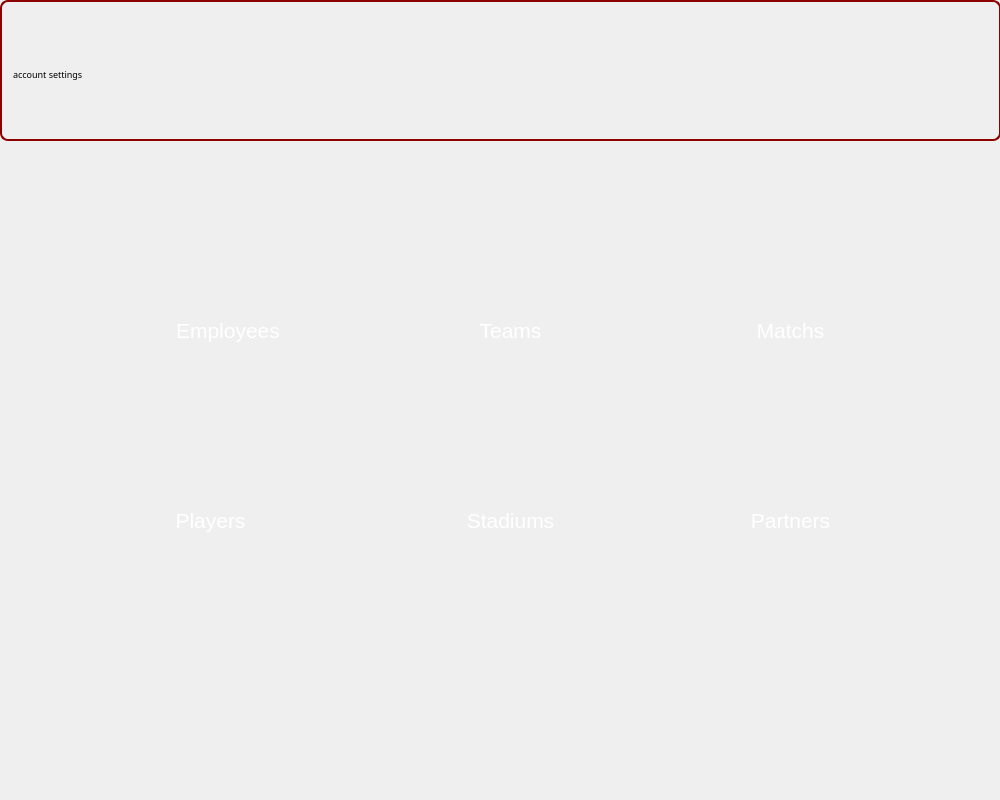
<?xml version="1.0" encoding="UTF-8"?>
<ui version="4.0">
 <class>homepage</class>
 <widget class="QWidget" name="homepage">
  <property name="geometry">
   <rect>
    <x>0</x>
    <y>0</y>
    <width>1000</width>
    <height>800</height>
   </rect>
  </property>
  <property name="windowTitle">
   <string>Form</string>
  </property>
  <property name="styleSheet">
   <string notr="true">background-color: qlineargradient(spread:pad, 
                                x1:0, y1:0, x2:0, y2:1, 
                                stop:0 rgba(6, 6, 6, 255), 
                                stop:0.41 rgba(56, 50, 52, 255), 
                                stop:1 rgba(34, 33, 33, 255));;
</string>
  </property>
  <widget class="QWidget" name="topBar" native="true">
   <property name="geometry">
    <rect>
     <x>0</x>
     <y>0</y>
     <width>1001</width>
     <height>141</height>
    </rect>
   </property>
   <property name="styleSheet">
    <string notr="true">QWidget#topBar{
    background: qlineargradient(spread:pad, 
                            x1:0, y1:0, x2:1, y2:1, 
                            stop:0 rgba(255, 0, 0, 255), 
                            stop:0.41 rgba(195, 22, 58, 255), 
                            stop:1 rgba(255, 117, 0, 255));
    border: 2px solid #8B0000;
    border-radius: 8px;
    padding: 5px;
    
    /* Fake shadow using an outline effect */
    box-shadow: 0px 4px 10px rgba(0, 0, 0, 0.5);

}</string>
   </property>
   <widget class="QPushButton" name="myAccountButton">
    <property name="geometry">
     <rect>
      <x>10</x>
      <y>10</y>
      <width>71</width>
      <height>61</height>
     </rect>
    </property>
    <property name="cursor">
     <cursorShape>PointingHandCursor</cursorShape>
    </property>
    <property name="styleSheet">
     <string notr="true">QPushButton {
    background: none;
    border: none;
}

QPushButton:hover {
    icon: url(:/textures/textures/myaccountIconHovered.png)
}
</string>
    </property>
    <property name="text">
     <string/>
    </property>
    <property name="icon">
     <iconset resource="resources.qrc">
      <normaloff>:/textures/textures/myaccountIcon.png</normaloff>:/textures/textures/myaccountIcon.png</iconset>
    </property>
    <property name="iconSize">
     <size>
      <width>50</width>
      <height>50</height>
     </size>
    </property>
   </widget>
   <widget class="QLabel" name="usernameLabel">
    <property name="geometry">
     <rect>
      <x>75</x>
      <y>25</y>
      <width>321</width>
      <height>31</height>
     </rect>
    </property>
    <property name="font">
     <font>
      <family>Azonix</family>
      <pointsize>12</pointsize>
     </font>
    </property>
    <property name="styleSheet">
     <string notr="true">background:none;
border:none;</string>
    </property>
    <property name="text">
     <string/>
    </property>
   </widget>
   <widget class="QLabel" name="accountSettingsLabel">
    <property name="geometry">
     <rect>
      <x>13</x>
      <y>64</y>
      <width>71</width>
      <height>20</height>
     </rect>
    </property>
    <property name="font">
     <font>
      <family>Arial Rounded MT Bold</family>
      <pointsize>7</pointsize>
     </font>
    </property>
    <property name="styleSheet">
     <string notr="true">border:none;
background:none;</string>
    </property>
    <property name="text">
     <string>account settings</string>
    </property>
   </widget>
   <widget class="QLabel" name="timeLabel">
    <property name="geometry">
     <rect>
      <x>700</x>
      <y>0</y>
      <width>301</width>
      <height>41</height>
     </rect>
    </property>
    <property name="font">
     <font>
      <family>Arial Black</family>
      <bold>true</bold>
     </font>
    </property>
    <property name="styleSheet">
     <string notr="true">background:none;
border:none;
</string>
    </property>
    <property name="text">
     <string/>
    </property>
   </widget>
   <widget class="QLabel" name="label">
    <property name="geometry">
     <rect>
      <x>340</x>
      <y>-30</y>
      <width>271</width>
      <height>231</height>
     </rect>
    </property>
    <property name="styleSheet">
     <string notr="true">background:none;
</string>
    </property>
    <property name="text">
     <string/>
    </property>
    <property name="pixmap">
     <pixmap resource="resources.qrc">:/textures/textures/app_icon.png</pixmap>
    </property>
    <property name="scaledContents">
     <bool>true</bool>
    </property>
   </widget>
  </widget>
  <widget class="QLabel" name="empIoyeeIcon">
   <property name="geometry">
    <rect>
     <x>130</x>
     <y>310</y>
     <width>51</width>
     <height>41</height>
    </rect>
   </property>
   <property name="sizePolicy">
    <sizepolicy hsizetype="Preferred" vsizetype="Preferred">
     <horstretch>0</horstretch>
     <verstretch>0</verstretch>
    </sizepolicy>
   </property>
   <property name="styleSheet">
    <string notr="true">background-color:none</string>
   </property>
   <property name="text">
    <string/>
   </property>
   <property name="pixmap">
    <pixmap resource="resources.qrc">:/textures/textures/employeeIcon.png</pixmap>
   </property>
   <property name="scaledContents">
    <bool>true</bool>
   </property>
  </widget>
  <widget class="QPushButton" name="employeeButton">
   <property name="geometry">
    <rect>
     <x>120</x>
     <y>300</y>
     <width>181</width>
     <height>61</height>
    </rect>
   </property>
   <property name="font">
    <font>
     <family>Arial</family>
     <pointsize>16</pointsize>
    </font>
   </property>
   <property name="cursor">
    <cursorShape>PointingHandCursor</cursorShape>
   </property>
   <property name="layoutDirection">
    <enum>Qt::LayoutDirection::LeftToRight</enum>
   </property>
   <property name="styleSheet">
    <string notr="true">QPushButton {
    background-color: qlineargradient(spread:pad, 
                            x1:0, y1:0, x2:1, y2:1, 
                            stop:0 rgba(255, 0, 0, 255), 
                            stop:0.41 rgba(195, 22, 58, 255), 
                            stop:1 rgba(255, 117, 0, 255));;             /* Red background */
    border-radius: 15px;               /* Rounded corners */
    color: white;                      /* White text */
    border: none;                      /* No border */
    padding: 10px 20px;                /* Padding inside the button */
}

QPushButton:hover {
    background-color:  qlineargradient(spread:pad, 
                            x1:0, y1:0, x2:1, y2:1, 
                            stop:0 rgba(0, 213, 246, 255), 
                            stop:0.18 rgba(100, 100, 138, 255), 
                            stop:1 rgba(0, 212, 255, 255));
	color:white;
border:2px solid black;
}

QPushButton[selected=&quot;true&quot;] {
    background-color: blue;            /* Blue background when selected */
}</string>
   </property>
   <property name="text">
    <string>      Employees</string>
   </property>
  </widget>
  <widget class="QPushButton" name="teamsButton">
   <property name="geometry">
    <rect>
     <x>420</x>
     <y>300</y>
     <width>181</width>
     <height>61</height>
    </rect>
   </property>
   <property name="font">
    <font>
     <family>Arial</family>
     <pointsize>16</pointsize>
    </font>
   </property>
   <property name="cursor">
    <cursorShape>PointingHandCursor</cursorShape>
   </property>
   <property name="layoutDirection">
    <enum>Qt::LayoutDirection::LeftToRight</enum>
   </property>
   <property name="styleSheet">
    <string notr="true">QPushButton {
    background-color: qlineargradient(spread:pad, 
                            x1:0, y1:0, x2:1, y2:1, 
                            stop:0 rgba(255, 0, 0, 255), 
                            stop:0.41 rgba(195, 22, 58, 255), 
                            stop:1 rgba(255, 117, 0, 255));;             /* Red background */
    border-radius: 15px;               /* Rounded corners */
    color: white;                      /* White text */
    border: none;                      /* No border */
    padding: 10px 20px;                /* Padding inside the button */
}

QPushButton:hover {
    background-color:  qlineargradient(spread:pad, 
                            x1:0, y1:0, x2:1, y2:1, 
                            stop:0 rgba(0, 213, 246, 255), 
                            stop:0.18 rgba(100, 100, 138, 255), 
                            stop:1 rgba(0, 212, 255, 255));
	color:white;
border:2px solid black;
}

QPushButton[selected=&quot;true&quot;] {
    background-color: blue;            /* Blue background when selected */
}</string>
   </property>
   <property name="text">
    <string>Teams</string>
   </property>
  </widget>
  <widget class="QLabel" name="teamsIcon">
   <property name="geometry">
    <rect>
     <x>430</x>
     <y>300</y>
     <width>51</width>
     <height>61</height>
    </rect>
   </property>
   <property name="styleSheet">
    <string notr="true">background-color:none</string>
   </property>
   <property name="text">
    <string/>
   </property>
   <property name="pixmap">
    <pixmap resource="resources.qrc">:/textures/textures/teamsIcon.png</pixmap>
   </property>
   <property name="scaledContents">
    <bool>true</bool>
   </property>
  </widget>
  <widget class="QPushButton" name="matchsButton">
   <property name="geometry">
    <rect>
     <x>700</x>
     <y>300</y>
     <width>181</width>
     <height>61</height>
    </rect>
   </property>
   <property name="font">
    <font>
     <family>Arial</family>
     <pointsize>16</pointsize>
    </font>
   </property>
   <property name="cursor">
    <cursorShape>PointingHandCursor</cursorShape>
   </property>
   <property name="layoutDirection">
    <enum>Qt::LayoutDirection::LeftToRight</enum>
   </property>
   <property name="styleSheet">
    <string notr="true">QPushButton {
    background-color: qlineargradient(spread:pad, 
                            x1:0, y1:0, x2:1, y2:1, 
                            stop:0 rgba(255, 0, 0, 255), 
                            stop:0.41 rgba(195, 22, 58, 255), 
                            stop:1 rgba(255, 117, 0, 255));;             /* Red background */
    border-radius: 15px;               /* Rounded corners */
    color: white;                      /* White text */
    border: none;                      /* No border */
    padding: 10px 20px;                /* Padding inside the button */
}

QPushButton:hover {
    background-color:  qlineargradient(spread:pad, 
                            x1:0, y1:0, x2:1, y2:1, 
                            stop:0 rgba(0, 213, 246, 255), 
                            stop:0.18 rgba(100, 100, 138, 255), 
                            stop:1 rgba(0, 212, 255, 255));
	color:white;
border:2px solid black;
}

QPushButton[selected=&quot;true&quot;] {
    background-color: blue;            /* Blue background when selected */
}</string>
   </property>
   <property name="text">
    <string>Matchs</string>
   </property>
  </widget>
  <widget class="QLabel" name="matchsIcon">
   <property name="geometry">
    <rect>
     <x>702</x>
     <y>306</y>
     <width>51</width>
     <height>51</height>
    </rect>
   </property>
   <property name="styleSheet">
    <string notr="true">background-color:none</string>
   </property>
   <property name="text">
    <string/>
   </property>
   <property name="pixmap">
    <pixmap resource="resources.qrc">:/textures/textures/matchsIcon.png</pixmap>
   </property>
   <property name="scaledContents">
    <bool>true</bool>
   </property>
  </widget>
  <widget class="QPushButton" name="playersButton">
   <property name="geometry">
    <rect>
     <x>120</x>
     <y>490</y>
     <width>181</width>
     <height>61</height>
    </rect>
   </property>
   <property name="font">
    <font>
     <family>Arial</family>
     <pointsize>16</pointsize>
    </font>
   </property>
   <property name="cursor">
    <cursorShape>PointingHandCursor</cursorShape>
   </property>
   <property name="layoutDirection">
    <enum>Qt::LayoutDirection::LeftToRight</enum>
   </property>
   <property name="styleSheet">
    <string notr="true">QPushButton {
    background-color: qlineargradient(spread:pad, 
                            x1:0, y1:0, x2:1, y2:1, 
                            stop:0 rgba(255, 0, 0, 255), 
                            stop:0.41 rgba(195, 22, 58, 255), 
                            stop:1 rgba(255, 117, 0, 255));;             /* Red background */
    border-radius: 15px;               /* Rounded corners */
    color: white;                      /* White text */
    border: none;                      /* No border */
    padding: 10px 20px;                /* Padding inside the button */
}

QPushButton:hover {
    background-color:  qlineargradient(spread:pad, 
                            x1:0, y1:0, x2:1, y2:1, 
                            stop:0 rgba(0, 213, 246, 255), 
                            stop:0.18 rgba(100, 100, 138, 255), 
                            stop:1 rgba(0, 212, 255, 255));
	color:white;
border:2px solid black;
}

QPushButton[selected=&quot;true&quot;] {
    background-color: blue;            /* Blue background when selected */
}</string>
   </property>
   <property name="text">
    <string>Players</string>
   </property>
  </widget>
  <widget class="QLabel" name="playersIcon">
   <property name="geometry">
    <rect>
     <x>100</x>
     <y>487</y>
     <width>91</width>
     <height>71</height>
    </rect>
   </property>
   <property name="styleSheet">
    <string notr="true">background-color:none</string>
   </property>
   <property name="text">
    <string/>
   </property>
   <property name="pixmap">
    <pixmap resource="resources.qrc">:/textures/textures/playersIcon.png</pixmap>
   </property>
   <property name="scaledContents">
    <bool>true</bool>
   </property>
  </widget>
  <widget class="QPushButton" name="stadiumsButton">
   <property name="geometry">
    <rect>
     <x>420</x>
     <y>490</y>
     <width>181</width>
     <height>61</height>
    </rect>
   </property>
   <property name="font">
    <font>
     <family>Arial</family>
     <pointsize>16</pointsize>
    </font>
   </property>
   <property name="cursor">
    <cursorShape>PointingHandCursor</cursorShape>
   </property>
   <property name="layoutDirection">
    <enum>Qt::LayoutDirection::LeftToRight</enum>
   </property>
   <property name="styleSheet">
    <string notr="true">QPushButton {
    background-color: qlineargradient(spread:pad, 
                            x1:0, y1:0, x2:1, y2:1, 
                            stop:0 rgba(255, 0, 0, 255), 
                            stop:0.41 rgba(195, 22, 58, 255), 
                            stop:1 rgba(255, 117, 0, 255));;             /* Red background */
    border-radius: 15px;               /* Rounded corners */
    color: white;                      /* White text */
    border: none;                      /* No border */
    padding: 10px 20px;                /* Padding inside the button */
}

QPushButton:hover {
    background-color:  qlineargradient(spread:pad, 
                            x1:0, y1:0, x2:1, y2:1, 
                            stop:0 rgba(0, 213, 246, 255), 
                            stop:0.18 rgba(100, 100, 138, 255), 
                            stop:1 rgba(0, 212, 255, 255));
	color:white;
border:2px solid black;
}

QPushButton[selected=&quot;true&quot;] {
    background-color: blue;            /* Blue background when selected */
}</string>
   </property>
   <property name="text">
    <string>Stadiums</string>
   </property>
  </widget>
  <widget class="QLabel" name="stadiumIcon">
   <property name="geometry">
    <rect>
     <x>428</x>
     <y>506</y>
     <width>31</width>
     <height>31</height>
    </rect>
   </property>
   <property name="styleSheet">
    <string notr="true">background-color:none</string>
   </property>
   <property name="text">
    <string/>
   </property>
   <property name="pixmap">
    <pixmap resource="resources.qrc">:/textures/textures/stadiumIcon.png</pixmap>
   </property>
   <property name="scaledContents">
    <bool>true</bool>
   </property>
  </widget>
  <widget class="QPushButton" name="partnersButton">
   <property name="geometry">
    <rect>
     <x>700</x>
     <y>490</y>
     <width>181</width>
     <height>61</height>
    </rect>
   </property>
   <property name="font">
    <font>
     <family>Arial</family>
     <pointsize>16</pointsize>
    </font>
   </property>
   <property name="cursor">
    <cursorShape>PointingHandCursor</cursorShape>
   </property>
   <property name="layoutDirection">
    <enum>Qt::LayoutDirection::LeftToRight</enum>
   </property>
   <property name="styleSheet">
    <string notr="true">QPushButton {
    background-color: qlineargradient(spread:pad, 
                            x1:0, y1:0, x2:1, y2:1, 
                            stop:0 rgba(255, 0, 0, 255), 
                            stop:0.41 rgba(195, 22, 58, 255), 
                            stop:1 rgba(255, 117, 0, 255));;             /* Red background */
    border-radius: 15px;               /* Rounded corners */
    color: white;                      /* White text */
    border: none;                      /* No border */
    padding: 10px 20px;                /* Padding inside the button */
}

QPushButton:hover {
    background-color:  qlineargradient(spread:pad, 
                            x1:0, y1:0, x2:1, y2:1, 
                            stop:0 rgba(0, 213, 246, 255), 
                            stop:0.18 rgba(100, 100, 138, 255), 
                            stop:1 rgba(0, 212, 255, 255));
	color:white;
border:2px solid black;
}

QPushButton[selected=&quot;true&quot;] {
    background-color: blue;            /* Blue background when selected */
}</string>
   </property>
   <property name="text">
    <string>Partners</string>
   </property>
  </widget>
  <widget class="QLabel" name="partnersIcon">
   <property name="geometry">
    <rect>
     <x>707</x>
     <y>507</y>
     <width>41</width>
     <height>31</height>
    </rect>
   </property>
   <property name="styleSheet">
    <string notr="true">background-color:none</string>
   </property>
   <property name="text">
    <string/>
   </property>
   <property name="pixmap">
    <pixmap resource="resources.qrc">:/textures/textures/partnersIcon.png</pixmap>
   </property>
   <property name="scaledContents">
    <bool>true</bool>
   </property>
  </widget>
  <zorder>topBar</zorder>
  <zorder>employeeButton</zorder>
  <zorder>empIoyeeIcon</zorder>
  <zorder>teamsButton</zorder>
  <zorder>teamsIcon</zorder>
  <zorder>matchsButton</zorder>
  <zorder>matchsIcon</zorder>
  <zorder>playersButton</zorder>
  <zorder>playersIcon</zorder>
  <zorder>stadiumsButton</zorder>
  <zorder>stadiumIcon</zorder>
  <zorder>partnersButton</zorder>
  <zorder>partnersIcon</zorder>
 </widget>
 <resources>
  <include location="resources.qrc"/>
 </resources>
 <connections/>
</ui>
